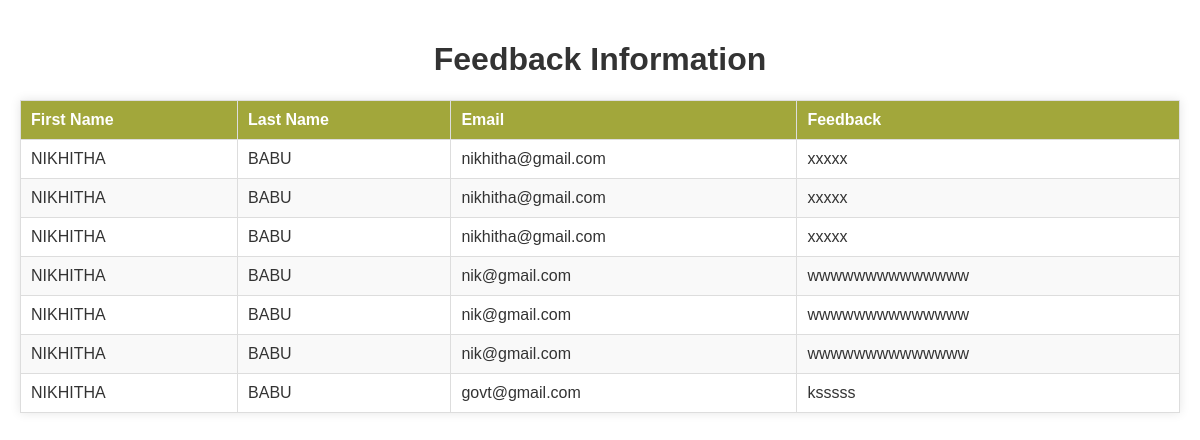
Page /adminfeedbackview on the earlier database version.
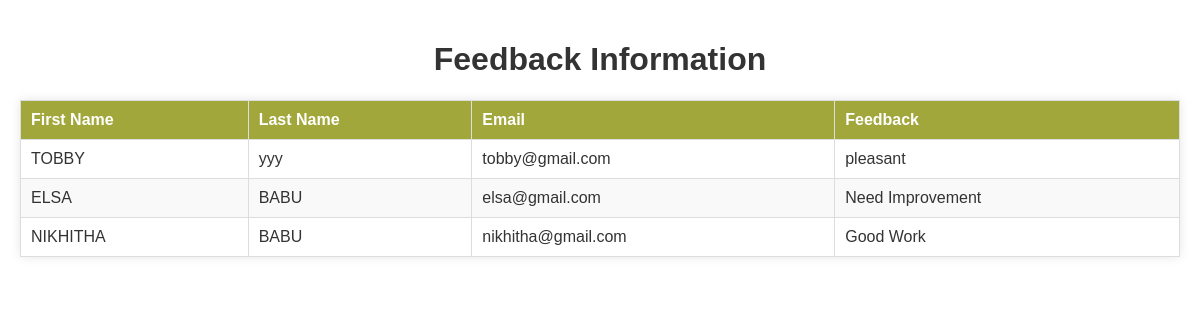
Same page on the later database version.
### accounts/models.py (models this page shows, shortened)
class feedbackforms(models.Model):
    fname=models.CharField(max_length=200)
    lname=models.CharField(max_length=300)
    email=models.CharField(max_length=300)
    message=models.CharField(max_length=300)
    resolution = models.TextField(null=True, blank=True)  # New field for storing resolution

### accounts/views.py (the view)
# urls.py: path('adminfeedbackview', views.admfeedbform, name="admfeedbform"),
def admfeedbform(request):
    feedbacks = feedbackforms.objects.all()
    return render(request, 'adminfeedbackview.html', {'feedbacks': feedbacks})

### template/adminfeedbackview.html (shortened to what this page needs)
<!DOCTYPE html>
<html lang="en">
<head>
    {% load static %}
</head>
<body>
    <h1>Feedback Information</h1>
    <table>
        <thead>
            <tr>
                <th>First Name</th>
                <th>Last Name</th>
                <th>Email</th>
                <th>Feedback</th>
            </tr>
        </thead>
        <tbody>
            {% for feedback in feedbacks %}
            <tr>
                <td>{{ feedback.fname }}</td>
                <td>{{ feedback.lname }}</td>
                <td>{{ feedback.email }}</td>
                <td>{{ feedback.message }}</td>
            </tr>
            {% endfor %}
        </tbody>
    </table>
</body>
</html>

Differences in the rows shown:
removed feedbackforms: fname "NIKHITHA", lname "BABU", email "nik@gmail.com", message "wwwwwwwwwwwwww"
removed feedbackforms: fname "NIKHITHA", lname "BABU", email "nik@gmail.com", message "wwwwwwwwwwwwww"
removed feedbackforms: fname "NIKHITHA", lname "BABU", email "nik@gmail.com", message "wwwwwwwwwwwwww"
removed feedbackforms: fname "NIKHITHA", lname "BABU", email "govt@gmail.com", message "ksssss"
changed feedbackforms: fname "NIKHITHA" → "TOBBY"; lname "BABU" → "yyy"; email "nikhitha@gmail.com" → "tobby@gmail.com"; message "xxxxx" → "pleasant"
changed feedbackforms: fname "NIKHITHA" → "ELSA"; email "nikhitha@gmail.com" → "elsa@gmail.com"; message "xxxxx" → "Need Improvement"
changed feedbackforms "NIKHITHA": message "xxxxx" → "Good Work"
